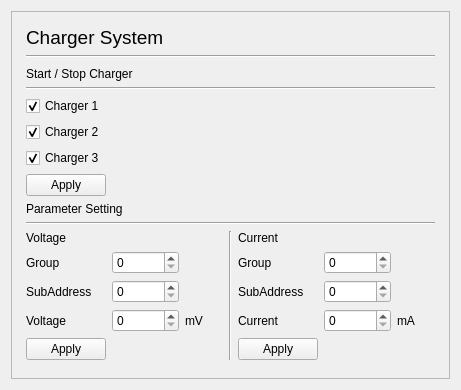
<?xml version="1.0" encoding="UTF-8"?>
<ui version="4.0">
 <class>ChargerWindow</class>
 <widget class="QWidget" name="ChargerWindow">
  <property name="geometry">
   <rect>
    <x>0</x>
    <y>0</y>
    <width>450</width>
    <height>390</height>
   </rect>
  </property>
  <property name="maximumSize">
   <size>
    <width>450</width>
    <height>390</height>
   </size>
  </property>
  <property name="windowTitle">
   <string>Charger System</string>
  </property>
  <property name="windowIcon">
   <iconset resource="../res.qrc">
    <normaloff>:/resources/icons/charger.png</normaloff>:/resources/icons/charger.png</iconset>
  </property>
  <layout class="QVBoxLayout" name="verticalLayout">
   <item>
    <widget class="QFrame" name="frame">
     <property name="frameShape">
      <enum>QFrame::StyledPanel</enum>
     </property>
     <property name="frameShadow">
      <enum>QFrame::Raised</enum>
     </property>
     <layout class="QVBoxLayout" name="verticalLayout_2">
      <item>
       <layout class="QGridLayout" name="gridLayout">
        <property name="leftMargin">
         <number>5</number>
        </property>
        <property name="topMargin">
         <number>5</number>
        </property>
        <property name="rightMargin">
         <number>5</number>
        </property>
        <property name="bottomMargin">
         <number>5</number>
        </property>
        <item row="6" column="0">
         <widget class="QLabel" name="label_2">
          <property name="text">
           <string>Parameter Setting</string>
          </property>
         </widget>
        </item>
        <item row="7" column="0">
         <widget class="Line" name="line_8">
          <property name="orientation">
           <enum>Qt::Horizontal</enum>
          </property>
         </widget>
        </item>
        <item row="9" column="0">
         <spacer name="verticalSpacer">
          <property name="orientation">
           <enum>Qt::Vertical</enum>
          </property>
          <property name="sizeHint" stdset="0">
           <size>
            <width>20</width>
            <height>40</height>
           </size>
          </property>
         </spacer>
        </item>
        <item row="1" column="0">
         <widget class="Line" name="line">
          <property name="orientation">
           <enum>Qt::Horizontal</enum>
          </property>
         </widget>
        </item>
        <item row="2" column="0">
         <spacer name="verticalSpacer_4">
          <property name="orientation">
           <enum>Qt::Vertical</enum>
          </property>
          <property name="sizeType">
           <enum>QSizePolicy::Expanding</enum>
          </property>
          <property name="sizeHint" stdset="0">
           <size>
            <width>20</width>
            <height>40</height>
           </size>
          </property>
         </spacer>
        </item>
        <item row="3" column="0">
         <widget class="QLabel" name="label_7">
          <property name="text">
           <string>Start / Stop Charger</string>
          </property>
         </widget>
        </item>
        <item row="8" column="0">
         <layout class="QHBoxLayout" name="horizontalLayout">
          <item>
           <layout class="QGridLayout" name="gridLayout_3" columnstretch="6,6,1">
            <item row="3" column="0">
             <widget class="QLabel" name="label_3">
              <property name="text">
               <string>Voltage</string>
              </property>
             </widget>
            </item>
            <item row="0" column="0">
             <widget class="QLabel" name="label_20">
              <property name="text">
               <string>Voltage</string>
              </property>
             </widget>
            </item>
            <item row="2" column="0">
             <widget class="QLabel" name="label_22">
              <property name="text">
               <string>SubAddress</string>
              </property>
             </widget>
            </item>
            <item row="4" column="0">
             <widget class="QPushButton" name="chargervoltageapplypushButton">
              <property name="text">
               <string>Apply</string>
              </property>
             </widget>
            </item>
            <item row="2" column="1">
             <widget class="QSpinBox" name="chargervoltagesubaddressspinBox"/>
            </item>
            <item row="1" column="1">
             <widget class="QSpinBox" name="chargervoltagegroupspinBox"/>
            </item>
            <item row="3" column="1">
             <widget class="QSpinBox" name="chargervoltagespinBox">
              <property name="maximum">
               <number>1000000</number>
              </property>
             </widget>
            </item>
            <item row="1" column="0">
             <widget class="QLabel" name="label_23">
              <property name="text">
               <string>Group</string>
              </property>
             </widget>
            </item>
            <item row="3" column="2">
             <widget class="QLabel" name="label_4">
              <property name="text">
               <string>mV</string>
              </property>
             </widget>
            </item>
           </layout>
          </item>
          <item>
           <spacer name="horizontalSpacer_4">
            <property name="orientation">
             <enum>Qt::Horizontal</enum>
            </property>
            <property name="sizeType">
             <enum>QSizePolicy::Fixed</enum>
            </property>
            <property name="sizeHint" stdset="0">
             <size>
              <width>20</width>
              <height>20</height>
             </size>
            </property>
           </spacer>
          </item>
          <item>
           <widget class="Line" name="line_9">
            <property name="orientation">
             <enum>Qt::Vertical</enum>
            </property>
           </widget>
          </item>
          <item>
           <layout class="QGridLayout" name="gridLayout_4" columnstretch="6,6,1">
            <item row="1" column="0">
             <widget class="QLabel" name="label_27">
              <property name="text">
               <string>Group</string>
              </property>
             </widget>
            </item>
            <item row="1" column="1">
             <widget class="QSpinBox" name="chargercurrentgroupspinBox"/>
            </item>
            <item row="3" column="1">
             <widget class="QSpinBox" name="chargercurrentspinBox">
              <property name="maximum">
               <number>150000</number>
              </property>
             </widget>
            </item>
            <item row="2" column="0">
             <widget class="QLabel" name="label_26">
              <property name="text">
               <string>SubAddress</string>
              </property>
             </widget>
            </item>
            <item row="0" column="0">
             <widget class="QLabel" name="label_25">
              <property name="text">
               <string>Current</string>
              </property>
             </widget>
            </item>
            <item row="3" column="0">
             <widget class="QLabel" name="label_5">
              <property name="text">
               <string>Current</string>
              </property>
             </widget>
            </item>
            <item row="2" column="1">
             <widget class="QSpinBox" name="chargercurrentsubaddressspinBox"/>
            </item>
            <item row="4" column="0">
             <widget class="QPushButton" name="chargercurrentapplypushButton">
              <property name="text">
               <string>Apply</string>
              </property>
             </widget>
            </item>
            <item row="3" column="2">
             <widget class="QLabel" name="label_6">
              <property name="text">
               <string>mA</string>
              </property>
             </widget>
            </item>
           </layout>
          </item>
          <item>
           <spacer name="horizontalSpacer">
            <property name="orientation">
             <enum>Qt::Horizontal</enum>
            </property>
            <property name="sizeType">
             <enum>QSizePolicy::Fixed</enum>
            </property>
            <property name="sizeHint" stdset="0">
             <size>
              <width>20</width>
              <height>20</height>
             </size>
            </property>
           </spacer>
          </item>
         </layout>
        </item>
        <item row="0" column="0">
         <widget class="QLabel" name="label">
          <property name="font">
           <font>
            <pointsize>14</pointsize>
           </font>
          </property>
          <property name="text">
           <string>Charger System</string>
          </property>
         </widget>
        </item>
        <item row="4" column="0">
         <widget class="Line" name="line_2">
          <property name="orientation">
           <enum>Qt::Horizontal</enum>
          </property>
         </widget>
        </item>
        <item row="5" column="0">
         <layout class="QHBoxLayout" name="horizontalLayout_2">
          <item>
           <layout class="QVBoxLayout" name="verticalLayout_3">
            <item>
             <widget class="QCheckBox" name="chargercheckBox_1">
              <property name="text">
               <string>Charger 1</string>
              </property>
              <property name="checked">
               <bool>true</bool>
              </property>
             </widget>
            </item>
            <item>
             <widget class="QCheckBox" name="chargercheckBox_2">
              <property name="text">
               <string>Charger 2</string>
              </property>
              <property name="checked">
               <bool>true</bool>
              </property>
             </widget>
            </item>
            <item>
             <widget class="QCheckBox" name="chargercheckBox_3">
              <property name="text">
               <string>Charger 3</string>
              </property>
              <property name="checked">
               <bool>true</bool>
              </property>
             </widget>
            </item>
            <item>
             <widget class="QPushButton" name="startchargerpushButton">
              <property name="text">
               <string>Apply</string>
              </property>
             </widget>
            </item>
           </layout>
          </item>
          <item>
           <spacer name="horizontalSpacer_2">
            <property name="orientation">
             <enum>Qt::Horizontal</enum>
            </property>
            <property name="sizeHint" stdset="0">
             <size>
              <width>40</width>
              <height>20</height>
             </size>
            </property>
           </spacer>
          </item>
         </layout>
        </item>
       </layout>
      </item>
     </layout>
    </widget>
   </item>
  </layout>
 </widget>
 <resources>
  <include location="../res.qrc"/>
 </resources>
 <connections/>
</ui>
